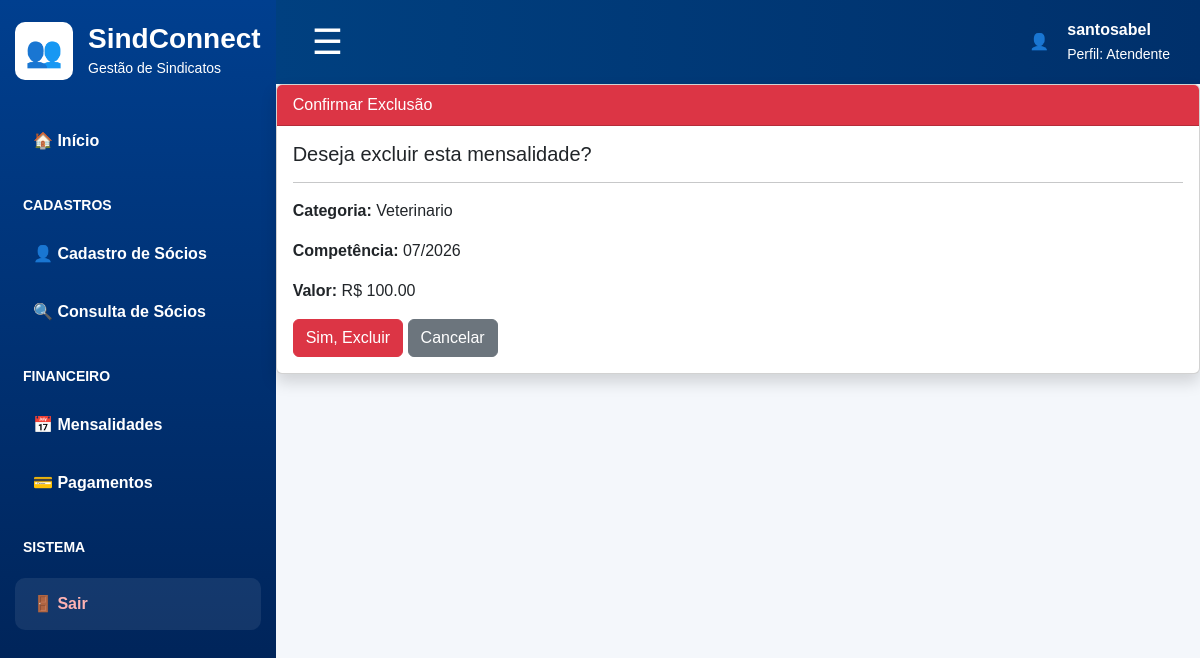
The app's page /mensalidades/excluir/2/ (signed in) with its own data.
### app/models.py (models this page shows, shortened)
class Mensalidade(models.Model):
    categoria = models.CharField(max_length=100)
    competencia = models.CharField(max_length=7)  # Exemplo: 06/2026
    valor = models.DecimalField(max_digits=10, decimal_places=2)

### app/views.py (the view)
# urls.py: path('mensalidades/excluir/<int:id>/',views.excluir_mensalidade, name='excluir_mensalidade' ),
@login_required
def excluir_mensalidade(request, id):
    mensalidade = get_object_or_404(Mensalidade, id=id)
    if request.method == 'POST':
        mensalidade.delete()
        return redirect('lista_mensalidades')
    return render(request, 'excluir_mensalidade.html', {
        'mensalidade': mensalidade
    })

### templates/excluir_mensalidade.html (shortened to what this page needs)
{% extends 'base_atendente.html' %}
{% block conteudo %}
<div class="card shadow">
    <div class="card-header bg-danger text-white">
        Confirmar Exclusão
    </div>
    <div class="card-body">
        <h5>Deseja excluir esta mensalidade?</h5>
        <hr>
        <p>
            <strong>Categoria:</strong>
            {{ mensalidade.categoria }}
        </p>
        <p>
            <strong>Competência:</strong>
            {{ mensalidade.competencia }}
        </p>
        <p>
            <strong>Valor:</strong>
            R$ {{ mensalidade.valor }}
        </p>
        <form method="post">
            <button type="submit"
                    class="btn btn-danger">
                Sim, Excluir
            </button>
            <a href="{% url 'lista_mensalidades' %}"
               class="btn btn-secondary">
                Cancelar
            </a>
        </form>
    </div>
</div>
{% endblock %}

### templates/base_atendente.html (shortened to what this page needs)
{% load static %}
<!DOCTYPE html>
<html lang="pt-br">
<head>
    <link href="https://cdn.jsdelivr.net/npm/bootstrap@5.3.3/dist/css/bootstrap.min.css" rel="stylesheet">
    <link href="{% static 'css/home_atendente.css' %}" rel="stylesheet">
</head>
<body>
<div class="d-flex">
    <aside class="sidebar" id="sidebar">
        <div class="logo-area">
            <div class="logo-icon">👥</div>
            <div>
                <h3>SindConnect</h3>
                <span>Gestão de Sindicatos</span>
            </div>
        </div>
        <a href="{% url 'home_atendente' %}" class="menu-item">
            🏠 Início
        </a>
        <p class="menu-title">CADASTROS</p>
        <a href="{% url 'lista_socios' %}" class="menu-item">
            👤 Cadastro de Sócios
        </a>
        <a href="{% url 'consulta_socio' %}" class="menu-item">
            🔍 Consulta de Sócios
        </a>
        <p class="menu-title">FINANCEIRO</p>
        <a href="{% url 'lista_mensalidades' %}" class="menu-item">
    📅 Mensalidades
</a>
<a href="{% url 'lista_pagamentos' %}" class="menu-item">
    💳 Pagamentos
</a>
        <p class="menu-title">SISTEMA</p>
        <a href="{% url 'logout' %}" class="menu-item logout">
    🚪 Sair
</a>
    </aside>
    <main class="w-100">
        <header class="topbar d-flex justify-content-between align-items-center">
            <button class="btn-menu" onclick="toggleSidebar()">
                ☰
            </button>
            <div class="user-area">
                <div class="avatar">
                    👤
                </div>
                <div>
                    <strong>
                        {{ request.user.first_name|default:request.user.username }}
                    </strong>
                    <br>
                    <small>Perfil: Atendente</small>
                </div>
            </div>
        </header>
        <section class="content-area">
            {% block conteudo %}
            {% endblock %}
        </section>
    </main>
</div>
</body>
</html>

### static/css/home_atendente.css (style rules this page uses)
body { font-family: Arial, sans-serif; background: #f4f7fb; color: #061b4e; }
.sidebar { width: 300px; min-height: 100vh; background: linear-gradient(180deg, #003f8f, #001f4f); color: white; padding: 22px 15px; }
.logo-area { display: flex; align-items: center; gap: 15px; margin-bottom: 35px; }
.logo-icon { background: white; color: #005bd6; width: 58px; height: 58px; border-radius: 10px; display: grid; place-items: center; font-size: 30px; }
.logo-area h3 { margin: 0; font-weight: bold; }
.logo-area span { font-size: 14px; }
.menu-title { font-size: 14px; margin: 28px 8px 12px; font-weight: bold; }
.menu-item { display: block; color: white; text-decoration: none; padding: 14px 18px; border-radius: 10px; font-weight: bold; margin-bottom: 6px; }
.topbar { height: 84px; background: linear-gradient(90deg, #004080, #00306b); color: white; padding: 0 30px; }
.btn-menu { background: none; border: none; color: white; font-size: 35px; }
.user-area { display: flex; align-items: center; gap: 18px; }
.logout { background: rgba(255,255,255,0.08); color: #ffb3b3 !important; margin-top: 20px; }

### records on screen
Mensalidade: categoria "Veterinario", competencia "07/2026", valor "100.00"

### other values on screen
{{ request.user.first_name|default:request.user.username }} "santosabel"
